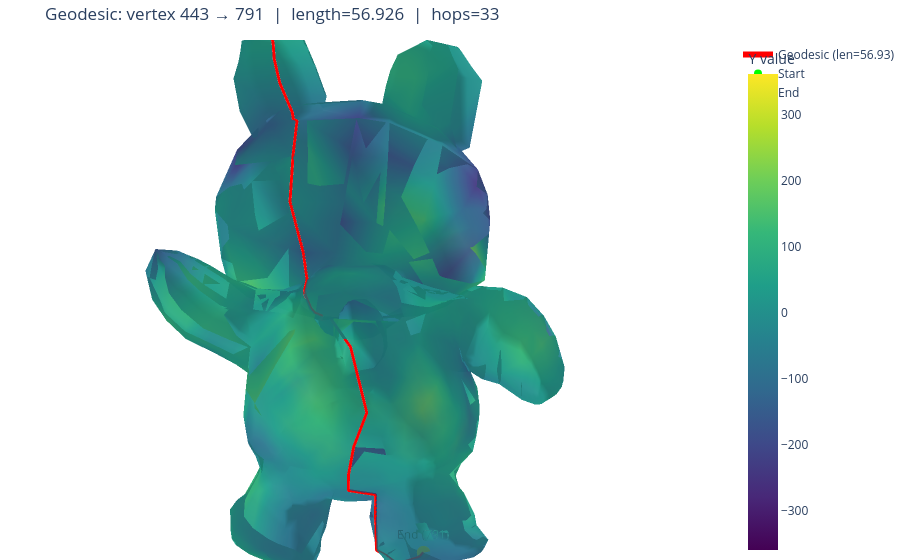

Notebook source saved alongside this figure:
### Code cell
fig = plot_geodesic(source, target, vertices, faces, y_values, mesh_graph)
fig.show()

### Figure 1 — Plotly figure (JSON) as saved in the notebook; plotly's stock layout.template omitted (floating-point values rounded to 4 significant figures; data arrays with more than 128 entries replaced by an {"elided": "..."} marker saying what was removed)
{"data": [{"colorbar": {"title": {"text": "Y value"}}, "colorscale": [[0, "#440154"], [0.1111, "#482878"], [0.2222, "#3e4989"], [0.3333, "#31688e"], [0.4444, "#26828e"], [0.5556, "#1f9e89"], [0.6667, "#35b779"], [0.7778, "#6ece58"], [0.8889, "#b5de2b"], [1, "#fde725"]], "i": {"elided": "3192 int values"}, "intensity": {"elided": "1598 float values"}, "j": {"elided": "3192 int values"}, "k": {"elided": "3192 int values"}, "opacity": 0.85, "showscale": true, "type": "mesh3d", "x": {"elided": "1598 float values"}, "y": {"elided": "1598 float values"}, "z": {"elided": "1598 float values"}}, {"line": {"color": "red", "width": 6}, "mode": "lines", "name": "Geodesic (len=56.93)", "type": "scatter3d", "x": [-5.247, -5.994, -5.797, -5.574, -5.527, -5.23, -4.525, -4.498, -4.229, -4.373, -4.558, -3.797, -3.67, -3.895, -3.904, -3.631, -3.391, -3.172, -2.915, -3.143, -2.453, -0.8696, 0.3612, -0.6418, -1.075, -1.113, 1.135, 1.11, 1.22, 2.028, 2.572, 3.043, 4.891, 5.252], "y": [20.63, 20.83, 20.71, 20.28, 19.37, 17.99, 16.17, 15.67, 15.66, 13.99, 11.48, 8.239, 6.14, 5.225, 4.711, 3.162, 2.655, 2.365, 2.091, 0.7518, 0.647, -0.9486, -5.011, -7.936, -11.07, -13.11, -14.23, -15.37, -18.44, -19.57, -20.28, -20.39, -19.57, -19.61], "z": [0.4241, 1.54, 2.213, 3.234, 3.554, 3.872, 3.972, 3.728, 4.11, 6.283, 7.749, 8.489, 8.163, 7.966, 7.686, 6.856, 6.62, 6.34, 6.113, 4.436, 3.979, 5.603, 8.403, 8.932, 8.674, 8.377, 7.774, 9.173, 9.891, 9.495, 9.406, 9.704, 9.659, 9.174]}, {"marker": {"color": "lime", "size": 8}, "mode": "markers+text", "name": "Start", "text": ["Start (443)"], "textposition": "top center", "type": "scatter3d", "x": [-5.247], "y": [20.63], "z": [0.4241]}, {"marker": {"color": "yellow", "size": 8}, "mode": "markers+text", "name": "End", "text": ["End (791)"], "textposition": "top center", "type": "scatter3d", "x": [5.252], "y": [-19.61], "z": [9.174]}], "layout": {"margin": {"b": 0, "l": 0, "r": 0, "t": 40}, "scene": {"aspectmode": "auto", "camera": {"center": {"x": 0, "y": 0, "z": 0}, "eye": {"x": 0, "y": 0.7, "z": 1.25}, "up": {"x": 0, "y": 1, "z": 0}}, "xaxis": {"visible": false}, "yaxis": {"visible": false}, "zaxis": {"visible": false}}, "title": {"text": "Geodesic: vertex 443 → 791  |  length=56.926  |  hops=33"}}}
